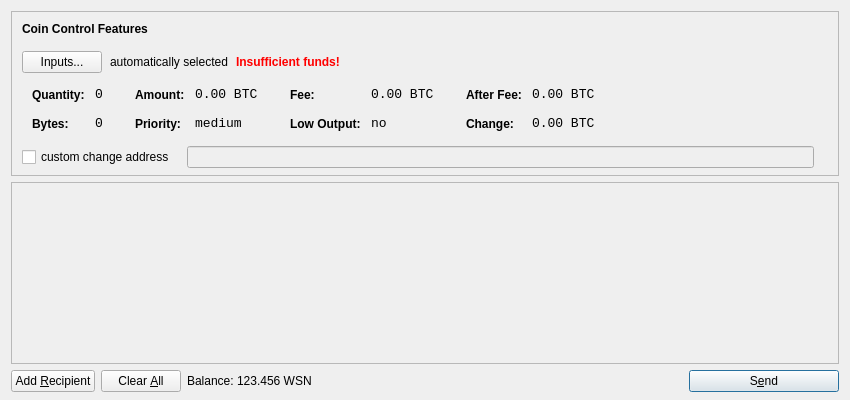
<?xml version="1.0" encoding="UTF-8"?>
<ui version="4.0">
 <class>SendCoinsDialog</class>
 <widget class="QDialog" name="SendCoinsDialog">
  <property name="geometry">
   <rect>
    <x>0</x>
    <y>0</y>
    <width>850</width>
    <height>400</height>
   </rect>
  </property>
  <property name="windowTitle">
   <string>Send Coins</string>
  </property>
  <layout class="QVBoxLayout" name="verticalLayout" stretch="0,1,0">
   <property name="bottomMargin">
    <number>8</number>
   </property>
   <item>
    <widget class="QFrame" name="frameCoinControl">
     <property name="sizePolicy">
      <sizepolicy hsizetype="Expanding" vsizetype="Expanding">
       <horstretch>0</horstretch>
       <verstretch>0</verstretch>
      </sizepolicy>
     </property>
     <property name="maximumSize">
      <size>
       <width>16777215</width>
       <height>16777215</height>
      </size>
     </property>
     <property name="frameShape">
      <enum>QFrame::StyledPanel</enum>
     </property>
     <property name="frameShadow">
      <enum>QFrame::Sunken</enum>
     </property>
     <layout class="QVBoxLayout" name="verticalLayoutCoinControl2">
      <property name="spacing">
       <number>-1</number>
      </property>
      <property name="leftMargin">
       <number>0</number>
      </property>
      <property name="topMargin">
       <number>0</number>
      </property>
      <property name="rightMargin">
       <number>0</number>
      </property>
      <property name="bottomMargin">
       <number>6</number>
      </property>
      <item>
       <layout class="QVBoxLayout" name="verticalLayoutCoinControl" stretch="0,0,0,0,1">
        <property name="spacing">
         <number>0</number>
        </property>
        <property name="leftMargin">
         <number>10</number>
        </property>
        <property name="topMargin">
         <number>10</number>
        </property>
        <item>
         <layout class="QHBoxLayout" name="horizontalLayoutCoinControl1">
          <property name="bottomMargin">
           <number>15</number>
          </property>
          <item>
           <widget class="QLabel" name="labelCoinControlFeatures">
            <property name="sizePolicy">
             <sizepolicy hsizetype="Preferred" vsizetype="Maximum">
              <horstretch>0</horstretch>
              <verstretch>0</verstretch>
             </sizepolicy>
            </property>
            <property name="font">
             <font>
              <weight>75</weight>
              <bold>true</bold>
             </font>
            </property>
            <property name="styleSheet">
             <string notr="true">font-weight:bold;</string>
            </property>
            <property name="text">
             <string>Coin Control Features</string>
            </property>
           </widget>
          </item>
         </layout>
        </item>
        <item>
         <layout class="QHBoxLayout" name="horizontalLayoutCoinControl2" stretch="0,0,0,0">
          <property name="spacing">
           <number>8</number>
          </property>
          <property name="bottomMargin">
           <number>10</number>
          </property>
          <item>
           <widget class="QPushButton" name="pushButtonCoinControl">
            <property name="styleSheet">
             <string notr="true"/>
            </property>
            <property name="text">
             <string>Inputs...</string>
            </property>
           </widget>
          </item>
          <item>
           <widget class="QLabel" name="labelCoinControlAutomaticallySelected">
            <property name="text">
             <string>automatically selected</string>
            </property>
            <property name="margin">
             <number>5</number>
            </property>
           </widget>
          </item>
          <item>
           <widget class="QLabel" name="labelCoinControlInsuffFunds">
            <property name="font">
             <font>
              <weight>75</weight>
              <bold>true</bold>
             </font>
            </property>
            <property name="styleSheet">
             <string notr="true">color:red;font-weight:bold;</string>
            </property>
            <property name="text">
             <string>Insufficient funds!</string>
            </property>
            <property name="margin">
             <number>5</number>
            </property>
           </widget>
          </item>
          <item>
           <spacer name="horizontalSpacerCoinControl">
            <property name="orientation">
             <enum>Qt::Horizontal</enum>
            </property>
            <property name="sizeHint" stdset="0">
             <size>
              <width>40</width>
              <height>1</height>
             </size>
            </property>
           </spacer>
          </item>
         </layout>
        </item>
        <item>
         <widget class="QWidget" name="widgetCoinControl" native="true">
          <property name="sizePolicy">
           <sizepolicy hsizetype="Preferred" vsizetype="Preferred">
            <horstretch>0</horstretch>
            <verstretch>0</verstretch>
           </sizepolicy>
          </property>
          <property name="minimumSize">
           <size>
            <width>0</width>
            <height>0</height>
           </size>
          </property>
          <property name="styleSheet">
           <string notr="true"/>
          </property>
          <layout class="QHBoxLayout" name="horizontalLayoutCoinControl5">
           <property name="margin">
            <number>0</number>
           </property>
           <item>
            <layout class="QHBoxLayout" name="horizontalLayoutCoinControl3" stretch="0,0,0,1">
             <property name="spacing">
              <number>20</number>
             </property>
             <property name="topMargin">
              <number>0</number>
             </property>
             <property name="bottomMargin">
              <number>10</number>
             </property>
             <item>
              <layout class="QFormLayout" name="formLayoutCoinControl1">
               <property name="horizontalSpacing">
                <number>10</number>
               </property>
               <property name="verticalSpacing">
                <number>14</number>
               </property>
               <property name="leftMargin">
                <number>10</number>
               </property>
               <property name="topMargin">
                <number>4</number>
               </property>
               <property name="rightMargin">
                <number>6</number>
               </property>
               <item row="0" column="0">
                <widget class="QLabel" name="labelCoinControlQuantityText">
                 <property name="styleSheet">
                  <string notr="true">font-weight:bold;</string>
                 </property>
                 <property name="text">
                  <string>Quantity:</string>
                 </property>
                 <property name="margin">
                  <number>0</number>
                 </property>
                </widget>
               </item>
               <item row="0" column="1">
                <widget class="QLabel" name="labelCoinControlQuantity">
                 <property name="font">
                  <font>
                   <family>Monospace</family>
                   <pointsize>10</pointsize>
                  </font>
                 </property>
                 <property name="cursor">
                  <cursorShape>IBeamCursor</cursorShape>
                 </property>
                 <property name="contextMenuPolicy">
                  <enum>Qt::ActionsContextMenu</enum>
                 </property>
                 <property name="text">
                  <string notr="true">0</string>
                 </property>
                 <property name="margin">
                  <number>0</number>
                 </property>
                 <property name="textInteractionFlags">
                  <set>Qt::LinksAccessibleByMouse|Qt::TextSelectableByKeyboard|Qt::TextSelectableByMouse</set>
                 </property>
                </widget>
               </item>
               <item row="1" column="0">
                <widget class="QLabel" name="labelCoinControlBytesText">
                 <property name="styleSheet">
                  <string notr="true">font-weight:bold;</string>
                 </property>
                 <property name="text">
                  <string>Bytes:</string>
                 </property>
                </widget>
               </item>
               <item row="1" column="1">
                <widget class="QLabel" name="labelCoinControlBytes">
                 <property name="font">
                  <font>
                   <family>Monospace</family>
                   <pointsize>10</pointsize>
                  </font>
                 </property>
                 <property name="cursor">
                  <cursorShape>IBeamCursor</cursorShape>
                 </property>
                 <property name="contextMenuPolicy">
                  <enum>Qt::ActionsContextMenu</enum>
                 </property>
                 <property name="text">
                  <string notr="true">0</string>
                 </property>
                 <property name="textInteractionFlags">
                  <set>Qt::LinksAccessibleByMouse|Qt::TextSelectableByKeyboard|Qt::TextSelectableByMouse</set>
                 </property>
                </widget>
               </item>
              </layout>
             </item>
             <item>
              <layout class="QFormLayout" name="formLayoutCoinControl2">
               <property name="horizontalSpacing">
                <number>10</number>
               </property>
               <property name="verticalSpacing">
                <number>14</number>
               </property>
               <property name="leftMargin">
                <number>6</number>
               </property>
               <property name="topMargin">
                <number>4</number>
               </property>
               <property name="rightMargin">
                <number>6</number>
               </property>
               <item row="0" column="0">
                <widget class="QLabel" name="labelCoinControlAmountText">
                 <property name="styleSheet">
                  <string notr="true">font-weight:bold;</string>
                 </property>
                 <property name="text">
                  <string>Amount:</string>
                 </property>
                 <property name="margin">
                  <number>0</number>
                 </property>
                </widget>
               </item>
               <item row="0" column="1">
                <widget class="QLabel" name="labelCoinControlAmount">
                 <property name="font">
                  <font>
                   <family>Monospace</family>
                   <pointsize>10</pointsize>
                  </font>
                 </property>
                 <property name="cursor">
                  <cursorShape>IBeamCursor</cursorShape>
                 </property>
                 <property name="contextMenuPolicy">
                  <enum>Qt::ActionsContextMenu</enum>
                 </property>
                 <property name="text">
                  <string notr="true">0.00 BTC</string>
                 </property>
                 <property name="textInteractionFlags">
                  <set>Qt::LinksAccessibleByMouse|Qt::TextSelectableByKeyboard|Qt::TextSelectableByMouse</set>
                 </property>
                </widget>
               </item>
               <item row="1" column="0">
                <widget class="QLabel" name="labelCoinControlPriorityText">
                 <property name="styleSheet">
                  <string notr="true">font-weight:bold;</string>
                 </property>
                 <property name="text">
                  <string>Priority:</string>
                 </property>
                </widget>
               </item>
               <item row="1" column="1">
                <widget class="QLabel" name="labelCoinControlPriority">
                 <property name="font">
                  <font>
                   <family>Monospace</family>
                   <pointsize>10</pointsize>
                  </font>
                 </property>
                 <property name="cursor">
                  <cursorShape>IBeamCursor</cursorShape>
                 </property>
                 <property name="contextMenuPolicy">
                  <enum>Qt::ActionsContextMenu</enum>
                 </property>
                 <property name="text">
                  <string>medium</string>
                 </property>
                 <property name="textInteractionFlags">
                  <set>Qt::LinksAccessibleByMouse|Qt::TextSelectableByKeyboard|Qt::TextSelectableByMouse</set>
                 </property>
                </widget>
               </item>
              </layout>
             </item>
             <item>
              <layout class="QFormLayout" name="formLayoutCoinControl3">
               <property name="horizontalSpacing">
                <number>10</number>
               </property>
               <property name="verticalSpacing">
                <number>14</number>
               </property>
               <property name="leftMargin">
                <number>6</number>
               </property>
               <property name="topMargin">
                <number>4</number>
               </property>
               <property name="rightMargin">
                <number>6</number>
               </property>
               <item row="0" column="0">
                <widget class="QLabel" name="labelCoinControlFeeText">
                 <property name="styleSheet">
                  <string notr="true">font-weight:bold;</string>
                 </property>
                 <property name="text">
                  <string>Fee:</string>
                 </property>
                 <property name="margin">
                  <number>0</number>
                 </property>
                </widget>
               </item>
               <item row="0" column="1">
                <widget class="QLabel" name="labelCoinControlFee">
                 <property name="font">
                  <font>
                   <family>Monospace</family>
                   <pointsize>10</pointsize>
                  </font>
                 </property>
                 <property name="cursor">
                  <cursorShape>IBeamCursor</cursorShape>
                 </property>
                 <property name="contextMenuPolicy">
                  <enum>Qt::ActionsContextMenu</enum>
                 </property>
                 <property name="text">
                  <string notr="true">0.00 BTC</string>
                 </property>
                 <property name="textInteractionFlags">
                  <set>Qt::LinksAccessibleByMouse|Qt::TextSelectableByKeyboard|Qt::TextSelectableByMouse</set>
                 </property>
                </widget>
               </item>
               <item row="1" column="0">
                <widget class="QLabel" name="labelCoinControlLowOutputText">
                 <property name="styleSheet">
                  <string notr="true">font-weight:bold;</string>
                 </property>
                 <property name="text">
                  <string>Low Output:</string>
                 </property>
                </widget>
               </item>
               <item row="1" column="1">
                <widget class="QLabel" name="labelCoinControlLowOutput">
                 <property name="font">
                  <font>
                   <family>Monospace</family>
                   <pointsize>10</pointsize>
                  </font>
                 </property>
                 <property name="cursor">
                  <cursorShape>IBeamCursor</cursorShape>
                 </property>
                 <property name="contextMenuPolicy">
                  <enum>Qt::ActionsContextMenu</enum>
                 </property>
                 <property name="text">
                  <string>no</string>
                 </property>
                 <property name="textInteractionFlags">
                  <set>Qt::LinksAccessibleByMouse|Qt::TextSelectableByKeyboard|Qt::TextSelectableByMouse</set>
                 </property>
                </widget>
               </item>
              </layout>
             </item>
             <item>
              <layout class="QFormLayout" name="formLayoutCoinControl4">
               <property name="horizontalSpacing">
                <number>10</number>
               </property>
               <property name="verticalSpacing">
                <number>14</number>
               </property>
               <property name="leftMargin">
                <number>6</number>
               </property>
               <property name="topMargin">
                <number>4</number>
               </property>
               <property name="rightMargin">
                <number>6</number>
               </property>
               <item row="0" column="0">
                <widget class="QLabel" name="labelCoinControlAfterFeeText">
                 <property name="styleSheet">
                  <string notr="true">font-weight:bold;</string>
                 </property>
                 <property name="text">
                  <string>After Fee:</string>
                 </property>
                 <property name="margin">
                  <number>0</number>
                 </property>
                </widget>
               </item>
               <item row="0" column="1">
                <widget class="QLabel" name="labelCoinControlAfterFee">
                 <property name="font">
                  <font>
                   <family>Monospace</family>
                   <pointsize>10</pointsize>
                  </font>
                 </property>
                 <property name="cursor">
                  <cursorShape>IBeamCursor</cursorShape>
                 </property>
                 <property name="contextMenuPolicy">
                  <enum>Qt::ActionsContextMenu</enum>
                 </property>
                 <property name="text">
                  <string notr="true">0.00 BTC</string>
                 </property>
                 <property name="textInteractionFlags">
                  <set>Qt::LinksAccessibleByMouse|Qt::TextSelectableByKeyboard|Qt::TextSelectableByMouse</set>
                 </property>
                </widget>
               </item>
               <item row="1" column="0">
                <widget class="QLabel" name="labelCoinControlChangeText">
                 <property name="styleSheet">
                  <string notr="true">font-weight:bold;</string>
                 </property>
                 <property name="text">
                  <string>Change:</string>
                 </property>
                </widget>
               </item>
               <item row="1" column="1">
                <widget class="QLabel" name="labelCoinControlChange">
                 <property name="font">
                  <font>
                   <family>Monospace</family>
                   <pointsize>10</pointsize>
                  </font>
                 </property>
                 <property name="cursor">
                  <cursorShape>IBeamCursor</cursorShape>
                 </property>
                 <property name="contextMenuPolicy">
                  <enum>Qt::ActionsContextMenu</enum>
                 </property>
                 <property name="text">
                  <string notr="true">0.00 BTC</string>
                 </property>
                 <property name="textInteractionFlags">
                  <set>Qt::LinksAccessibleByMouse|Qt::TextSelectableByKeyboard|Qt::TextSelectableByMouse</set>
                 </property>
                </widget>
               </item>
              </layout>
             </item>
            </layout>
           </item>
          </layout>
         </widget>
        </item>
        <item>
         <layout class="QHBoxLayout" name="horizontalLayoutCoinControl4" stretch="0,0,0">
          <property name="spacing">
           <number>12</number>
          </property>
          <property name="sizeConstraint">
           <enum>QLayout::SetDefaultConstraint</enum>
          </property>
          <property name="topMargin">
           <number>5</number>
          </property>
          <property name="rightMargin">
           <number>5</number>
          </property>
          <item>
           <widget class="QCheckBox" name="checkBoxCoinControlChange">
            <property name="text">
             <string>custom change address</string>
            </property>
           </widget>
          </item>
          <item>
           <widget class="QLineEdit" name="lineEditCoinControlChange">
            <property name="enabled">
             <bool>false</bool>
            </property>
            <property name="sizePolicy">
             <sizepolicy hsizetype="Expanding" vsizetype="Fixed">
              <horstretch>0</horstretch>
              <verstretch>0</verstretch>
             </sizepolicy>
            </property>
           </widget>
          </item>
          <item>
           <widget class="QLabel" name="labelCoinControlChangeLabel">
            <property name="sizePolicy">
             <sizepolicy hsizetype="Preferred" vsizetype="Expanding">
              <horstretch>0</horstretch>
              <verstretch>0</verstretch>
             </sizepolicy>
            </property>
            <property name="minimumSize">
             <size>
              <width>0</width>
              <height>0</height>
             </size>
            </property>
            <property name="text">
             <string/>
            </property>
            <property name="margin">
             <number>3</number>
            </property>
           </widget>
          </item>
         </layout>
        </item>
        <item>
         <spacer name="verticalSpacerCoinControl">
          <property name="orientation">
           <enum>Qt::Vertical</enum>
          </property>
          <property name="sizeHint" stdset="0">
           <size>
            <width>800</width>
            <height>1</height>
           </size>
          </property>
         </spacer>
        </item>
       </layout>
      </item>
     </layout>
    </widget>
   </item>
   <item>
    <widget class="QScrollArea" name="scrollArea">
     <property name="widgetResizable">
      <bool>true</bool>
     </property>
     <widget class="QWidget" name="scrollAreaWidgetContents">
      <property name="geometry">
       <rect>
        <x>0</x>
        <y>0</y>
        <width>830</width>
        <height>165</height>
       </rect>
      </property>
      <layout class="QVBoxLayout" name="verticalLayout_2">
       <property name="margin">
        <number>0</number>
       </property>
       <item>
        <layout class="QVBoxLayout" name="entries">
         <property name="spacing">
          <number>6</number>
         </property>
        </layout>
       </item>
       <item>
        <spacer name="verticalSpacer">
         <property name="orientation">
          <enum>Qt::Vertical</enum>
         </property>
         <property name="sizeHint" stdset="0">
          <size>
           <width>20</width>
           <height>40</height>
          </size>
         </property>
        </spacer>
       </item>
      </layout>
     </widget>
    </widget>
   </item>
   <item>
    <layout class="QHBoxLayout" name="horizontalLayout">
     <item>
      <widget class="QPushButton" name="addButton">
       <property name="toolTip">
        <string>Send to multiple recipients at once</string>
       </property>
       <property name="text">
        <string>Add &amp;Recipient</string>
       </property>
       <property name="icon">
        <iconset resource="../bitcoin.qrc">
         <normaloff>:/icons/add</normaloff>:/icons/add</iconset>
       </property>
       <property name="autoDefault">
        <bool>false</bool>
       </property>
      </widget>
     </item>
     <item>
      <widget class="QPushButton" name="clearButton">
       <property name="sizePolicy">
        <sizepolicy hsizetype="Minimum" vsizetype="Fixed">
         <horstretch>0</horstretch>
         <verstretch>0</verstretch>
        </sizepolicy>
       </property>
       <property name="toolTip">
        <string>Remove all transaction fields</string>
       </property>
       <property name="text">
        <string>Clear &amp;All</string>
       </property>
       <property name="icon">
        <iconset resource="../bitcoin.qrc">
         <normaloff>:/icons/remove</normaloff>:/icons/remove</iconset>
       </property>
       <property name="autoRepeatDelay">
        <number>300</number>
       </property>
       <property name="autoDefault">
        <bool>false</bool>
       </property>
      </widget>
     </item>
     <item>
      <layout class="QHBoxLayout" name="horizontalLayout_2">
       <property name="spacing">
        <number>3</number>
       </property>
       <item>
        <widget class="QLabel" name="label">
         <property name="text">
          <string>Balance:</string>
         </property>
        </widget>
       </item>
       <item>
        <widget class="QLabel" name="labelBalance">
         <property name="cursor">
          <cursorShape>IBeamCursor</cursorShape>
         </property>
         <property name="text">
          <string>123.456 WSN</string>
         </property>
         <property name="textInteractionFlags">
          <set>Qt::LinksAccessibleByMouse|Qt::TextSelectableByKeyboard|Qt::TextSelectableByMouse</set>
         </property>
        </widget>
       </item>
      </layout>
     </item>
     <item>
      <spacer name="horizontalSpacer">
       <property name="orientation">
        <enum>Qt::Horizontal</enum>
       </property>
       <property name="sizeHint" stdset="0">
        <size>
         <width>40</width>
         <height>20</height>
        </size>
       </property>
      </spacer>
     </item>
     <item>
      <widget class="QPushButton" name="sendButton">
       <property name="minimumSize">
        <size>
         <width>150</width>
         <height>0</height>
        </size>
       </property>
       <property name="toolTip">
        <string>Confirm the send action</string>
       </property>
       <property name="text">
        <string>S&amp;end</string>
       </property>
       <property name="icon">
        <iconset resource="../bitcoin.qrc">
         <normaloff>:/icons/send</normaloff>:/icons/send</iconset>
       </property>
       <property name="default">
        <bool>true</bool>
       </property>
      </widget>
     </item>
    </layout>
   </item>
  </layout>
 </widget>
 <resources>
  <include location="../bitcoin.qrc"/>
 </resources>
 <connections/>
</ui>
